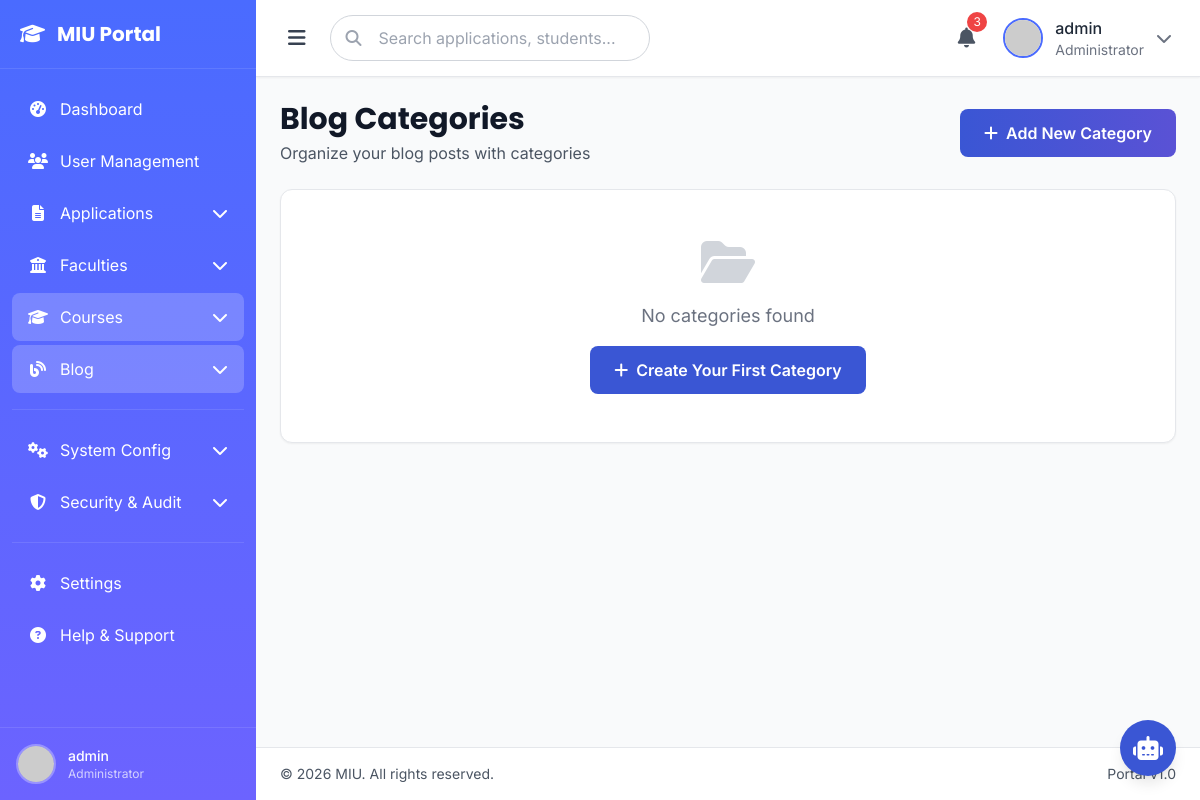
The app's page /management/blog/categories/ (signed in), older data.
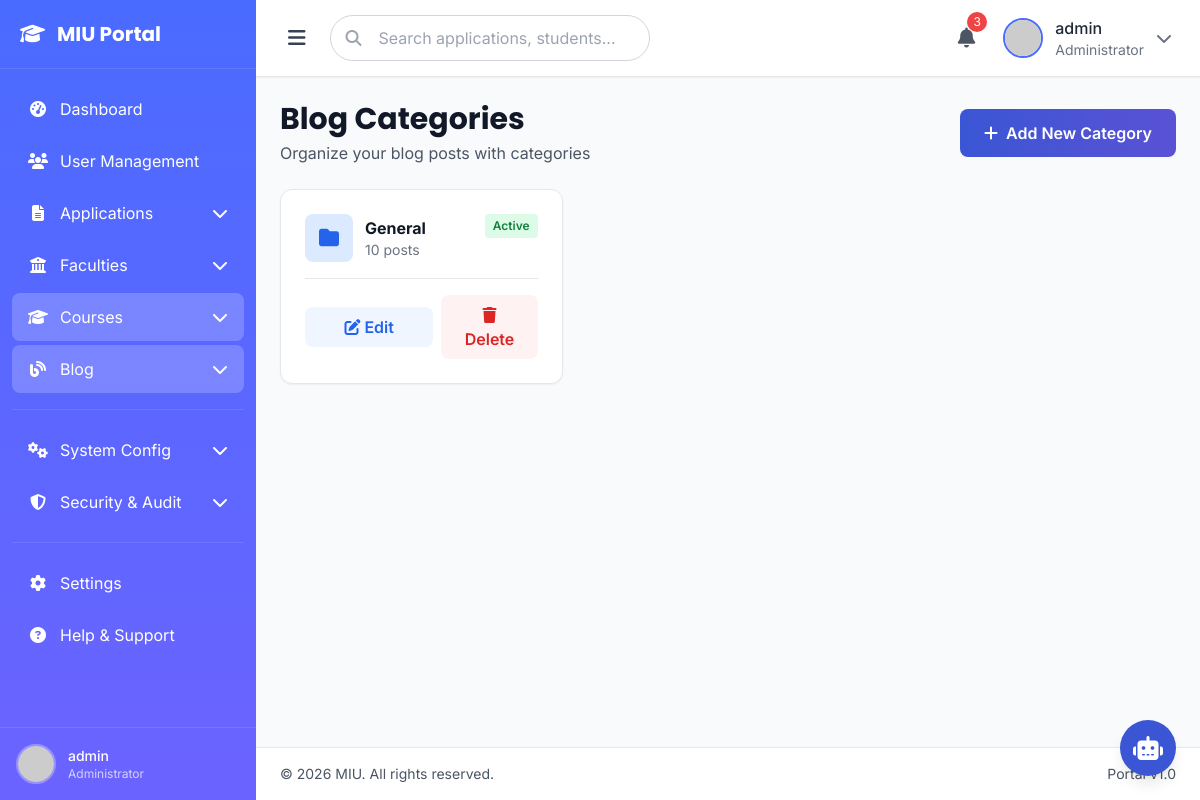
The same page, newer data.
### eduweb/models.py (models this page shows, shortened)
class BlogCategory(models.Model):
    name = models.CharField(max_length=100, unique=True)
    slug = models.SlugField(max_length=100, unique=True)
    description = models.TextField(blank=True)
    icon = models.CharField(max_length=50, default='folder')
    color = models.CharField(max_length=20, default='blue')
    display_order = models.IntegerField(default=0)
    is_active = models.BooleanField(default=True)
    class Meta:
        verbose_name = 'Blog Category'
        verbose_name_plural = 'Blog Categories'
        ordering = ['display_order', 'name']
    def get_post_count(self):
        return self.blog_posts.filter(status='published').count()

### management/views.py (the view)
# urls.py: path('blog/categories/', views.blog_categories_list, name='blog_categories_list'),
@login_required(login_url='eduweb:auth_page')
@user_passes_test(is_admin)
def blog_categories_list(request):
    categories = BlogCategory.objects.all().order_by('display_order', 'name')
    pending_count = CourseApplication.objects.filter(status__in=['submitted', 'under_review']).count()
    context = {
        'categories': categories,
        'pending_count': pending_count,
    }
    return render(request, 'management/blog/blog_categories_list.html', context)

### eduweb/context.py (called while the page is built)
def navigation_data(request):
    faculties = Faculty.objects.filter(is_active=True).prefetch_related('courses')[:11]
    courses = Course.objects.filter(is_active=True).select_related('faculty')[:11]
    return {
        'all_faculties': faculties,
        'all_courses': courses,
    }

### eduweb/views.py (called while the page is built)
def application_status_context(request):
    has_pending_application = False
    if request.user.is_authenticated:
        has_pending_application = CourseApplication.objects.filter(
            user=request.user,
            status__in=['draft', 'pending_payment', 'submitted', 'under_review', 'reviewed']
        ).exists()
    return {'has_pending_application': has_pending_application}

### management/views.py (called while the page is built)
def is_admin(user):
    return user.is_staff or user.is_superuser

### templates/management/blog/blog_categories_list.html (shortened to what this page needs)
{% extends 'management/base.html' %}
{% load static %}
{% block content %}
<div class="mb-6">
    <div class="flex flex-col md:flex-row md:items-center md:justify-between gap-4">
        <div>
            <h1 class="text-3xl font-bold text-gray-900 font-display">Blog Categories</h1>
            <p class="text-gray-600 mt-1">Organize your blog posts with categories</p>
        </div>
        <a href="{% url 'management:blog_category_create' %}"
           class="inline-flex items-center gap-2 px-6 py-3 bg-gradient-to-r from-primary-600 to-secondary-600 text-white rounded-lg font-semibold hover:shadow-xl transition-all duration-300">
            <i class="fas fa-plus"></i>
            Add New Category
        </a>
    </div>
</div>
<div class="grid grid-cols-1 md:grid-cols-2 lg:grid-cols-3 gap-6">
    {% for category in categories %}
    <div class="bg-white rounded-xl shadow-sm border border-gray-200 p-6 hover:shadow-lg transition-shadow">
        <div class="flex items-start justify-between mb-4">
            <div class="flex items-center gap-3">
                <div class="w-12 h-12 bg-{{ category.color }}-100 rounded-lg flex items-center justify-center">
                    <i class="fas fa-{{ category.icon }} text-{{ category.color }}-600 text-xl"></i>
                </div>
                <div>
                    <h3 class="font-bold text-gray-900">{{ category.name }}</h3>
                    <p class="text-sm text-gray-500">{{ category.get_post_count }} posts</p>
                </div>
            </div>
            {% if category.is_active %}
            <span class="px-2 py-1 bg-green-100 text-green-700 rounded text-xs font-semibold">
                Active
            </span>
            {% else %}
            <span class="px-2 py-1 bg-gray-100 text-gray-700 rounded text-xs font-semibold">
                Inactive
            </span>
            {% endif %}
        </div>
        <div class="flex items-center gap-2 pt-4 border-t border-gray-200">
            <a href="{% url 'management:blog_category_edit' category.pk %}"
               class="flex-1 px-4 py-2 bg-blue-50 text-blue-600 rounded-lg text-center font-semibold hover:bg-blue-100 transition-colors">
                <i class="fas fa-edit"></i> Edit
            </a>
            <form method="POST" action="{% url 'management:blog_category_delete' category.pk %}"
                  onsubmit="return confirm('Are you sure? This will not delete posts in this category.');"
                  class="flex-1">
                <button type="submit"
                        class="w-full px-4 py-2 bg-red-50 text-red-600 rounded-lg font-semibold hover:bg-red-100 transition-colors">
                    <i class="fas fa-trash"></i> Delete
                </button>
            </form>
        </div>
    </div>
    {% empty %}
    <div class="col-span-full">
        <div class="bg-white rounded-xl shadow-sm border border-gray-200 p-12 text-center">
            <i class="fas fa-folder-open text-gray-300 text-5xl mb-4"></i>
            <p class="text-gray-500 text-lg mb-4">No categories found</p>
            <a href="{% url 'management:blog_category_create' %}"
               class="inline-flex items-center gap-2 px-6 py-3 bg-primary-600 text-white rounded-lg font-semibold hover:bg-primary-700 transition-colors">
                <i class="fas fa-plus"></i>
                Create Your First Category
            </a>
        </div>
    </div>
    {% endfor %}
</div>
{% endblock %}

Row changes from the older to the newer data that the page shows:
added BlogCategory: name "General", get_post_count "10", is_active "Active"
Text that changed along with them:
text no longer shown: "No categories found Create Your First Category"
